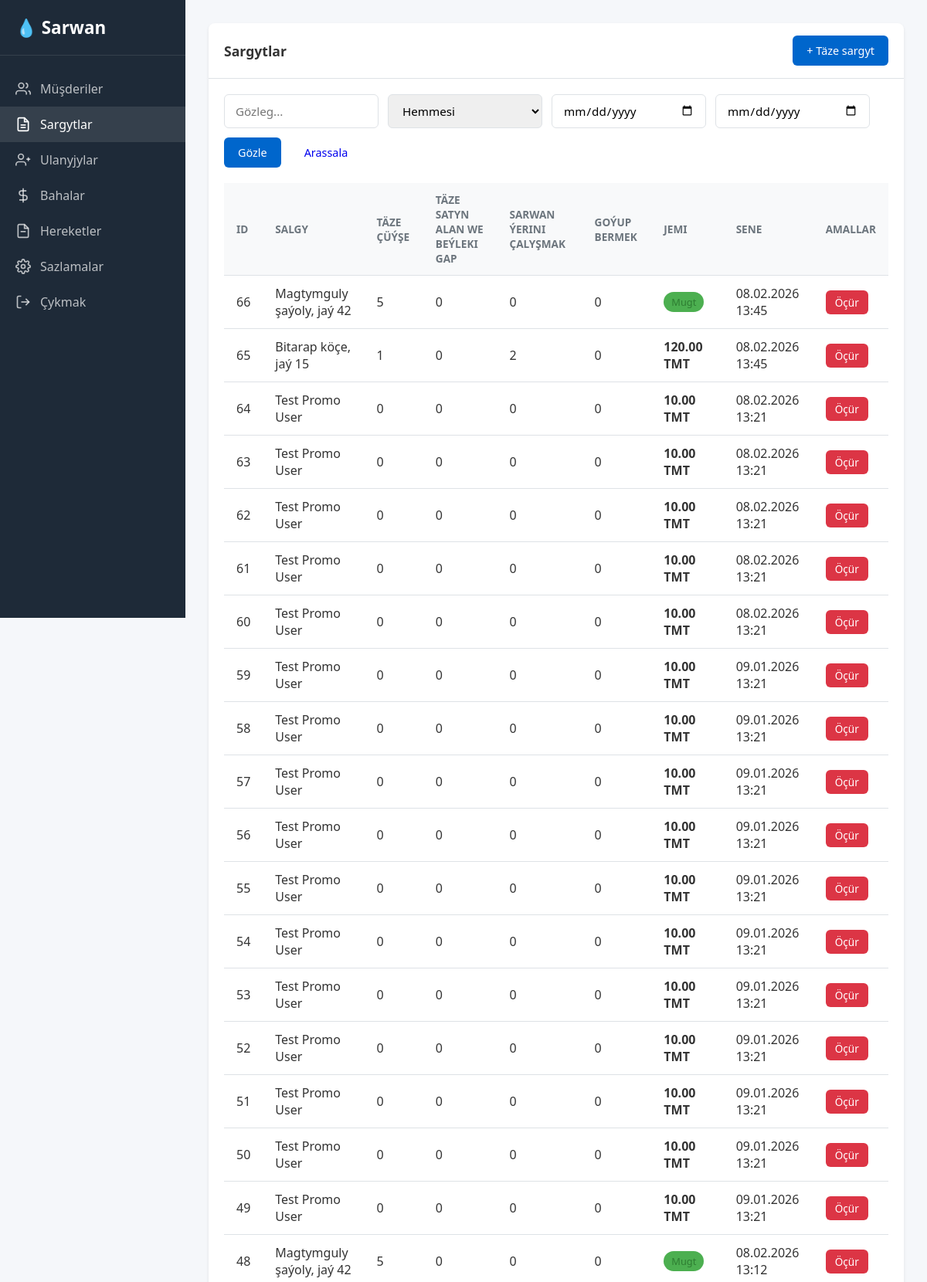
Screenshot of /orders/ (signed in, upper part) with the database file from the repository.
### app/models.py (models this page shows)
class Order(db.Model):
    __tablename__ = 'orders'
    id = db.Column(db.Integer, primary_key=True)
    subscriber_id = db.Column(db.Integer, db.ForeignKey('subscribers.id'), nullable=False)
    user_id = db.Column(db.Integer, db.ForeignKey('users.id'), nullable=False)
    new_bottles = db.Column(db.Integer, default=0)      # Täze çüýşe
    exchange_bottles = db.Column(db.Integer, default=0)  # Çalyşyk
    water_only = db.Column(db.Integer, default=0)        # Diňe suw
    free_bottles = db.Column(db.Integer, default=0)      # Mugt goýlan harytlar
    total_amount = db.Column(db.Numeric(12, 2), nullable=False)
    paid_amount = db.Column(db.Numeric(12, 2), default=0)  # Tölenen mukdar (kredit = total - paid)
    is_free = db.Column(db.Boolean, default=False)  # Mugt sargyt
    created_at = db.Column(db.DateTime, default=datetime.now)

class Subscriber(db.Model):
    __tablename__ = 'subscribers'
    id = db.Column(db.Integer, primary_key=True)
    client_type = db.Column(db.String(20), nullable=False)  # Magazinlar (legal) or Rayat (individual)
    address = db.Column(db.String(256), nullable=True)  # Subscriber address
    debt = db.Column(db.Numeric(12, 2), default=0)
    created_at = db.Column(db.DateTime, default=datetime.now)
    promo_start_date = db.Column(db.DateTime, nullable=True) # If set, only count orders after this date
    promo_custom_limit = db.Column(db.Integer, nullable=True) # If set, override global limit
    phones = db.relationship('Phone', backref='subscriber', lazy='dynamic', cascade='all, delete-orphan')
    orders = db.relationship('Order', backref='subscriber', lazy='dynamic')
    payments = db.relationship('Payment', backref='subscriber', lazy='dynamic')

### app/routes/orders.py (the view, shortened to what this page needs)
@orders_bp.route('/')
@login_required
def index():
    search = request.args.get('search', '')
    search_type = request.args.get('type', 'all')
    date_from = request.args.get('date_from', '')
    date_to = request.args.get('date_to', '')
    query = Order.query.join(Subscriber)
    if date_from:
        query = query.filter(Order.created_at >= datetime.strptime(date_from, '%Y-%m-%d'))
    if date_to:
        query = query.filter(Order.created_at <= datetime.strptime(date_to + ' 23:59:59', '%Y-%m-%d %H:%M:%S'))
    orders = query.order_by(Order.id.desc()).all()
    subscribers = Subscriber.query.order_by(Subscriber.id.desc()).all()
    prices = {p.operation_type: p for p in Price.query.all()}
    subscriber_bottles = {}
    for s in subscribers:
        total_new = db.session.query(db.func.sum(Order.new_bottles)).filter(
            Order.subscriber_id == s.id
        ).scalar() or 0
        total_exchange = db.session.query(db.func.sum(Order.exchange_bottles)).filter(
            Order.subscriber_id == s.id
        ).scalar() or 0
        total_free = db.session.query(db.func.sum(Order.free_bottles)).filter(
            Order.subscriber_id == s.id
        ).scalar() or 0
        subscriber_bottles[s.id] = total_new + total_exchange + total_free
    return render_template('orders.html', orders=orders, subscribers=subscribers, prices=prices,
                          search=search, search_type=search_type, date_from=date_from, date_to=date_to,
                          subscriber_bottles=subscriber_bottles)

### app/models.py (called while the page is built)
@login_manager.user_loader
def load_user(id):
    return User.query.get(int(id))

### templates/orders.html (shortened to what this page needs)
{% extends "base.html" %}
{% block content %}
<div class="card">
    <div class="card-header">
        <h3>Sargytlar</h3>
        <button class="btn btn-primary" onclick="openModal('create-order-modal')">+ Täze sargyt</button>
    </div>
    <div class="card-body">
        <form class="filters" method="GET">
            <input type="text" name="search" class="form-control" placeholder="Gözleg..." value="{{ search }}">
            <select name="type" class="form-control">
                <option value="all" {% if search_type=='all' %}selected{% endif %}>Hemmesi</option>
            </select>
            <input type="date" name="date_from" class="form-control" value="{{ date_from }}"
                placeholder="Başlangyç sene">
            <input type="date" name="date_to" class="form-control" value="{{ date_to }}" placeholder="Ahyrky sene">
            <button type="submit" class="btn btn-primary">Gözle</button>
            <a href="{{ url_for('orders.index') }}" class="btn">Arassala</a>
        </form>
        <div class="table-container">
            <table>
                <thead>
                    <tr>
                        <th>ID</th>
                        <th>Salgy</th>
                        <th>Täze çüýşe</th>
                        <th>Täze satyn alan we beýleki gap</th>
                        <th>Sarwan ýerini çalyşmak</th>
                        <th>Goýup bermek</th>
                        <th>Jemi</th>
                        <th>Sene</th>
                        <th>Amallar</th>
                    </tr>
                </thead>
                <tbody>
                    {% for o in orders %}
                    <tr>
                        <td>{{ o.id }}</td>
                        <td>{{ o.subscriber.address or '-' }}</td>
                        <td>{{ o.new_bottles }}</td>
                        <td>{{ o.exchange_bottles }}</td>
                        <td>{{ o.water_only }}</td>
                        <td>{{ o.free_bottles }}</td>
                        <td>
                            {% if o.is_free %}
                            <span class="badge badge-paid" style="background: #4CAF50;">Mugt</span>
                            {% else %}
                            <strong>{{ o.total_amount|round(2) }} TMT</strong>
                            {% endif %}
                        </td>
                        <td>{{ o.created_at.strftime('%d.%m.%Y %H:%M') }}</td>
                        <td>
                            <form method="POST" action="{{ url_for('orders.delete', id=o.id) }}" style="display:inline;"
                                onsubmit="return confirmDelete(this)">
                                <button type="submit" class="btn btn-sm btn-danger">Öçür</button>
                            </form>
                        </td>
                    </tr>
                    {% else %}
                    <tr>
                        <td colspan="9" class="text-center">Sargyt tapylmady</td>
                    </tr>
                    {% endfor %}
                </tbody>
            </table>
        </div>
    </div>
</div>
{% endblock %}

### static/css/style.css (style rules this page uses)
:root { --primary: #0066cc; --primary-dark: #004d99; --success: #28a745; --danger: #dc3545; --warning: #ffc107; --bg: #f5f7fa; --sidebar-bg: #1e2a38; --card-bg: #ffffff; --text: #333333; --text-light: #6c757d; --border: #dee2e6; }
* { margin: 0; padding: 0; box-sizing: border-box; }
body { font-family: 'Segoe UI', Tahoma, Geneva, Verdana, sans-serif; background: var(--bg); color: var(--text); min-height: 100vh; }
input, button, select, textarea { font-family: inherit; }
.card { background: var(--card-bg); border-radius: 8px; box-shadow: 0 2px 4px rgba(0, 0, 0, 0.08); margin-bottom: 20px; }
.card-header { padding: 16px 20px; border-bottom: 1px solid var(--border); display: flex; justify-content: space-between; align-items: center; }
.card-header h3 { font-size: 1.1rem; font-weight: 600; }
.card-body { padding: 20px; }
.btn { display: inline-flex; align-items: center; gap: 8px; padding: 10px 18px; border: none; border-radius: 6px; font-size: 0.9rem; font-weight: 500; cursor: pointer; text-decoration: none; transition: all 0.2s; }
.btn-primary { background: var(--primary); color: #fff; }
.btn-danger { background: var(--danger); color: #fff; }
.btn-sm { padding: 6px 12px; font-size: 0.85rem; }
.form-control { width: 100%; padding: 10px 14px; border: 1px solid var(--border); border-radius: 6px; font-size: 0.95rem; transition: border-color 0.2s; }
select.form-control { cursor: pointer; }
.table-container { overflow-x: auto; }
table { width: 100%; border-collapse: collapse; }
th, td { padding: 12px 16px; text-align: left; border-bottom: 1px solid var(--border); }
th { background: #f8f9fa; font-weight: 600; font-size: 0.85rem; text-transform: uppercase; color: var(--text-light); }
.filters { display: flex; gap: 12px; flex-wrap: wrap; margin-bottom: 20px; }
.filters .form-control { max-width: 200px; }
.badge { display: inline-block; padding: 4px 10px; border-radius: 20px; font-size: 0.8rem; font-weight: 500; }
.badge-paid { background: #e8f5e9; color: #2e7d32; }

### rows the page displays
Order: id "66", subscriber "Magtymguly şaýoly, jaý 42", new_bottles "5", exchange_bottles "0", water_only "0", free_bottles "0", is_free "Mugt", created_at "08.02.2026 13:45"
Order: id "65", subscriber "Bitarap köçe, jaý 15", new_bottles "1", exchange_bottles "0", water_only "2", free_bottles "0", total_amount "120.00", created_at "08.02.2026 13:45"
Order: id "64", subscriber "Test Promo User", new_bottles "0", exchange_bottles "0", water_only "0", free_bottles "0", total_amount "10.00", created_at "08.02.2026 13:21"
Order: id "63", subscriber "Test Promo User", new_bottles "0", exchange_bottles "0", water_only "0", free_bottles "0", total_amount "10.00", created_at "08.02.2026 13:21"
Order: id "62", subscriber "Test Promo User", new_bottles "0", exchange_bottles "0", water_only "0", free_bottles "0", total_amount "10.00", created_at "08.02.2026 13:21"
Order: id "61", subscriber "Test Promo User", new_bottles "0", exchange_bottles "0", water_only "0", free_bottles "0", total_amount "10.00", created_at "08.02.2026 13:21"
Order: id "60", subscriber "Test Promo User", new_bottles "0", exchange_bottles "0", water_only "0", free_bottles "0", total_amount "10.00", created_at "08.02.2026 13:21"
Order: id "59", subscriber "Test Promo User", new_bottles "0", exchange_bottles "0", water_only "0", free_bottles "0", total_amount "10.00", created_at "09.01.2026 13:21"
Order: id "58", subscriber "Test Promo User", new_bottles "0", exchange_bottles "0", water_only "0", free_bottles "0", total_amount "10.00", created_at "09.01.2026 13:21"
Order: id "57", subscriber "Test Promo User", new_bottles "0", exchange_bottles "0", water_only "0", free_bottles "0", total_amount "10.00", created_at "09.01.2026 13:21"
Order: id "56", subscriber "Test Promo User", new_bottles "0", exchange_bottles "0", water_only "0", free_bottles "0", total_amount "10.00", created_at "09.01.2026 13:21"
Order: id "55", subscriber "Test Promo User", new_bottles "0", exchange_bottles "0", water_only "0", free_bottles "0", total_amount "10.00", created_at "09.01.2026 13:21"
Order: id "54", subscriber "Test Promo User", new_bottles "0", exchange_bottles "0", water_only "0", free_bottles "0", total_amount "10.00", created_at "09.01.2026 13:21"
Order: id "53", subscriber "Test Promo User", new_bottles "0", exchange_bottles "0", water_only "0", free_bottles "0", total_amount "10.00", created_at "09.01.2026 13:21"
Order: id "52", subscriber "Test Promo User", new_bottles "0", exchange_bottles "0", water_only "0", free_bottles "0", total_amount "10.00", created_at "09.01.2026 13:21"
Order: id "51", subscriber "Test Promo User", new_bottles "0", exchange_bottles "0", water_only "0", free_bottles "0", total_amount "10.00", created_at "09.01.2026 13:21"
Order: id "50", subscriber "Test Promo User", new_bottles "0", exchange_bottles "0", water_only "0", free_bottles "0", total_amount "10.00", created_at "09.01.2026 13:21"
Order: id "49", subscriber "Test Promo User", new_bottles "0", exchange_bottles "0", water_only "0", free_bottles "0", total_amount "10.00", created_at "09.01.2026 13:21"
Order: id "48", subscriber "Magtymguly şaýoly, jaý 42", new_bottles "5", exchange_bottles "0", water_only "0", free_bottles "0", is_free "Mugt", created_at "08.02.2026 13:12"
